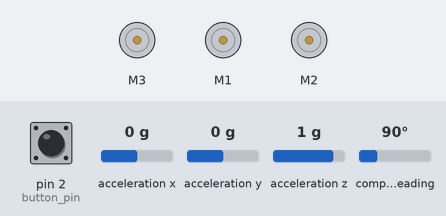
Recording of a sketch running on a simulated Arduino Uno, built with avr-gcc and run on an emulated ATmega328P. Shown: 3 × DC motor (green arrow = forward, orange = backward, longer = faster). Inputs (shaded band) come from the test bench; at power-on: pin 2 (button_pin) LOW, acceleration x 0 g, acceleration y 0 g, acceleration z 1 g, compass heading 90°. What the sketch prints to the serial monitor is not drawn.

Above: at 1.2 s.
1.3 s: pin 2 (button_pin) pulled HIGH for 0.15 s
At 3.3 s:
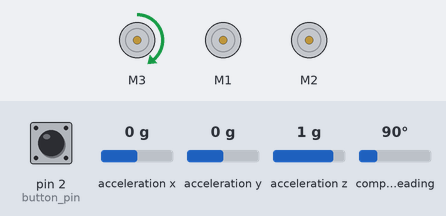
4.4 s: pin 2 (button_pin) pulled HIGH for 3.2 s
At 13.3 s:
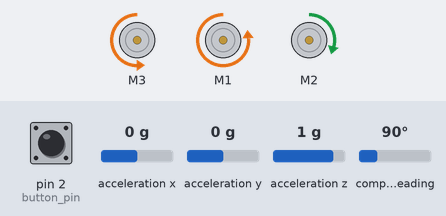
Timing chart, 0 to 29.4 s (numbered marks = the images above; inputs shaded):
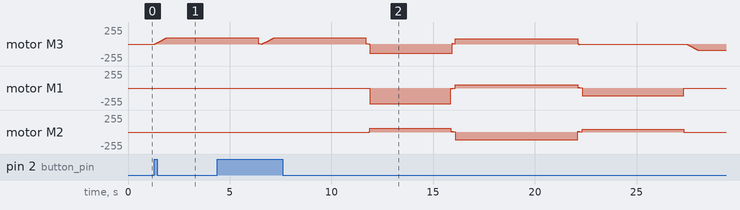

The sketch:

tensegrity_leg_gait.ino
```cpp
/*
 * File name: tensegrity_leg_gait.ino
 * Authors: Erik Jung and Lawrence Ngo
 * Comments: This a tensegrity knee with newly add hip joint. The purpose of this design is to mimic
 *           human gait. At the moment, the design relies soley on timers for movement.
 */


///==========================================================================================================
//Current Version 8: 1 cycle of gait is completed once the button is pressed


/*
 * Include all libraries needed to properly run program
 * Sketch -> Include Library -> Manage Libraries
 */
// ------------------------------------------------------
#include <math.h>
#include <Wire.h>
#include <Adafruit_MotorShield.h>
#include <stdio.h>
#include "utility/Adafruit_MS_PWMServoDriver.h"
#include <Adafruit_Sensor.h>
#include <Adafruit_BNO055.h>
#include <utility/imumaths.h>
// ------------------------------------------------------

/*
 * Define any global or set variables
 */
#define FORCERESISTOR 10000 // value of the resistor in the circuit for calculating force
#define THERMISTORPIN A0 // the pin to connect the sensor
#define STARTPOSITION 0
#define PEAKFLEXIONSTATE 1
#define STATE1 1
#define STATE2 2
#define STATE3 3
#define STATE4 4
#define STATE5 5
#define STATE_FINISHED 6
#define UNFLEXSTATE 2
#define HAMSTRING_MOTOR 3
#define BNO055_SAMPLERATE_DELAY_MS (100) /* Set the delay between fresh samples */


int leg_state;
const int button_pin = 2; // the number of the switch pin
int button_state = 0; // this will change based on the state of the push button status
int flexed_state = 0; // tells us if the leg has flexed
uint8_t i;
unsigned long time; // time might be used by the delay()
//float fact; // dependent on the voltage
float stretchcord_reading; // analog reading for the stretch sensor
float maximum_tension = 2.7; // software set maximum tension in cables compared to the stretchcord_reading
float fully_flexed_angle_tension = 2.2;
float taut_tension = 1.4; // software set tension for when the leg is back to being taught
float force; // force calcuation based off of the stretchcord_reading

int counter = 0;
//float distance = 3200;
float fact = 1.0; // 6V
/*
 * Create the motor shield object with the default I2C address
 * Or, create it with a different I2C address (say for stacking)
 * Adafruit_MotorShield AFMS = Adafruit_MotorShield(0x61);
 */
Adafruit_MotorShield AFMS = Adafruit_MotorShield();
/*
 * Select which 'port' M1, M2, M3, or M4. This is M1
 */
//Creating instances of motor
Adafruit_DCMotor *f_hip_motor = AFMS.getMotor(1);  //hip flex forward motor
Adafruit_DCMotor *b_hip_motor = AFMS.getMotor(2);  //hip flex rear motor
Adafruit_DCMotor *hamstring_motor = AFMS.getMotor(3); // knee flex backwards motor

Adafruit_BNO055 bno = Adafruit_BNO055(55);

//=================================================================
/* Helper functions to make the main code look cleaner:
 * increase, decrease, etc.
 */
//====INCREASE MOTOR SPEED==========================================================
/*
 * NOTE to user: When you see i*(some arbitrary value) just  know that the purpose of
 * that is to slow down the rate at which the motor increases its speed, but the
 * motor will eventually reach it's maximum (the desired speed that the user passed to the
 * increase_motor_speed(...)'s arguments.
*/
void increase_motor_speed(int motor_number, uint8_t motor_direction_f,
                          uint8_t motor_direction_b, int motor_speed) { //( direction, motor)
  switch(motor_number){

    //Flex Hip Forward
    //  Make sure to adjust the rear hip motor accordingly to match the speed of the front motor
    //  to avoid straining the motor
    case 1:
      Serial.print("hip flex forward");
      //The direction of spin depends on the orientation of the motors, either change
      // it here or manually change motor (at your discretion)
      f_hip_motor->run(motor_direction_f); //FORWARD, then backward
      b_hip_motor->run(motor_direction_b); //BACKWARD, then forward
      hamstring_motor->run(motor_direction_f); // mimic the Rear motor, by slowly releasing hamstring

      Serial.print("increasing motor speed");
      for(i=0;i<motor_speed;i++){
       f_hip_motor->setSpeed(i*1.2); //front hip motor pulls forward, adjust speed according to preference
       b_hip_motor->setSpeed(i*.30); //rear hip motor releases simultaneously with front at 30% of the speed inputted
       hamstring_motor->setSpeed(i*.70);//run to slowly enxtend knee forward will flexing hip

       //delay(5);
      }
      break;

    //Flex Hip Backward
    //  Make sure to adjust the front hip motor accordingly to match the speed of the reart motor
    //  to avoid straining the motor
    case 2:
      Serial.print("hip flex backwards");
      b_hip_motor->run(motor_direction_b); //Adjust hip motor if it doesn't release properly
      f_hip_motor->run(motor_direction_f); // Rear motor should always be the opposite of the ront
      hamstring_motor->run(motor_direction_f);// Should be same direction as the front hip,
                                              // if not, then use the rear motors direction
                                              //NOTE: it just depends how the motor are set up.

      Serial.print("increasing motor speed");
      //IF YOU CALL BACKWARD FLEXION, REDUCE SPEED OF FRONT
      //to prevent from tangling messy cable release
        for(i=0;i<motor_speed;i++){
         f_hip_motor->setSpeed(i*.40);//new
         hamstring_motor->setSpeed(i*.65);
         b_hip_motor->setSpeed(i);
      }
      break;

    case 3:
    //Flex Just the Hamstring, Backwards
    //  Make sure to adjust the rear hip motor accordingly to match the speed of the front motor
    //  Make that front hip cable is taught, so just the hamstring will flex.
      Serial.print("knee flex backwards");
      hamstring_motor->run(motor_direction_f);
      Serial.print("increasing motor speed");
      for(i=0;i<motor_speed;i++){
       hamstring_motor->setSpeed(i*.80);
       delay(5);
      }
      break;

    default:
      break;

  }//end of switch
}//end of increase_motor_speed------------------------------------------


//====DECREASE MOTOR SPEED==============================================
//motor speed ranges from 0-255
void decrease_motor_speed(int motor_number, uint8_t motor_direction) {
    switch(motor_number){
    case 1:
    //CHECK TO SEE IF MOTOR DIRECTION HERE MATTERS
    //The direction to slow the motor down is the same as the
    // direction passed in for the increase_motor_speed()
    // just refer to that.
      f_hip_motor->run(motor_direction);
      Serial.print("decreasing front hip motor speed");
      for(i=10; i!=0; i--){
       f_hip_motor->setSpeed(i);
       b_hip_motor->setSpeed(i); //IF YOU CALL FORWARD FLEXION, REDUCE SPEED OF REAR
       delay(5);
      }
      break;

    case 2:
      b_hip_motor->run(motor_direction);
      Serial.print("decreasing back hip motor speed");
      for(i=10; i!=0; i--){
       //new addition
       f_hip_motor->setSpeed(i); // IF YOU CALL BACKWARD FLEXION, REDUCE SPEED OF FRONT MOTOR
       b_hip_motor->setSpeed(i);
       hamstring_motor->setSpeed(i);

       delay(5);
      }
      break;
    case 3:
      hamstring_motor->run(motor_direction);
      Serial.print("decreasing hamstring motor speed");
      for(i=10; i!=0; i--){
       f_hip_motor->setSpeed(i); // IF YOU CALL BACKWARD FLEXION, REDUCE SPEED OF FRONT MOTOR
       b_hip_motor->setSpeed(i);
       hamstring_motor->setSpeed(i);
       delay(5);
      }
      break;
  }//end of switch
}//end of decrease_motor_speed()--------------------------------------


//===FLEX=HIP=========================================================
//Enter Distance(duraction of motor run), desired motor, front motor direction,back motor direction, 0-255)
//(1=>forward, 2=>backwards)
void hip_flex(int distance, int motor_number, uint8_t motor_direction_f, uint8_t motor_direction_b, int motor_speed){

  Serial.println("Flexing hip");
  increase_motor_speed(motor_number,motor_direction_f, motor_direction_b,motor_speed);
  delay(distance*fact);
  decrease_motor_speed(motor_number,motor_direction_f);
  decrease_motor_speed(3, motor_direction_b);
}
//==FLEX=KNEE============================================================================
void knee_flex(int distance, uint8_t motor_direction_f, uint8_t motor_direction_b){
  Serial.println("Flexing knee backwards");
//(int motor_number, uint8_t motor_direction_f, uint8_t motor_direction_b, int motor_speed)
  increase_motor_speed(3, motor_direction_f,motor_direction_b,120);
  delay(distance*fact);
  decrease_motor_speed(3, motor_direction_f);
}//end of knee_flex----------------------------------------------------------------------


//========HIP-Flex-forward-knee-in-place===============//
void knee_inplace(int distance, uint8_t motor_direction_f, uint8_t motor_direction_b, int motor_speed){
      f_hip_motor->run(motor_direction_f);
      b_hip_motor->run(motor_direction_b);
      for(i=0;i<motor_speed;i++){
       f_hip_motor->setSpeed(i*.70); //front hip motor pulls forward.
       b_hip_motor->setSpeed(i*.25); //rear hip motor releases simultaneously with front x2 to increase speed
       //delay(5);
      }
      delay(5000); ///DELAY TO KEEP LEG KNEEING FORWARD 3:26PM
      for(i=100; i!=0; i--){
       //new addition
       f_hip_motor->setSpeed(i*.90); // IF YOU CALL BACKWARD FLEXION, REDUCE SPEED OF FRONT MOTOR
       b_hip_motor->setSpeed(i*.85);
      // delay(5);
      }
}


//====SETUP===================================================

void setup() {
  // put your setup code here, to run once:
  Serial.begin(9600);
//  Serial.println("KNEE Motion Program!");

// initialize control over the keyboard:
//  Keyboard.begin();

  AFMS.begin();  // create with the default frequency 1.6KHz
  //AFMS.begin(1000);  // OR with a different frequency, say 1KHz
  if(!bno.begin())
  {
    /* There was a problem detecting the BNO055 ... check your connections */
    Serial.print("Ooops, no BNO055 detected ... Check your wiring or I2C ADDR!");
    while(1);
  }

  bno.setExtCrystalUse(true);

  hamstring_motor->setSpeed(0); // Set the speed to start, from 0 (off) to 255 (max speed)
  hamstring_motor->run(FORWARD);
  hamstring_motor->run(RELEASE); // turn on motor


  pinMode(button_pin, INPUT); // initialize the switch pin as an input
  //digitalWrite(button_pin, High); //Turn on Internal pull-up
}


//==LOOP======================================================
//============================================================
// Put your main code here to run repeatedly:
void loop() {

  //Time function
  time = millis(); //print time since started in milliseconds
  delay(10); //refreashing time constant

  button_state = digitalRead(button_pin); // read the state of the switch value
  sensors_event_t event;
  bno.getEvent(&event);
//---WALKING-GAIT-ALGORITHM-----------------------------------------------------------------
  if (button_state == HIGH) {
    leg_state = STATE1;
  }
    //====FIRST_STEP=====//
    //flex hamstring to bring knee slightly up
  //RETURN KNEE BACK TO NEUTRAL
  if (leg_state == STATE5) {
    knee_flex(2700, BACKWARD, FORWARD);
    /* Get a new sensor event */
    Serial.print("X: ");
    Serial.print(event.orientation.x, 4);
    Serial.print("\tY: ");
    Serial.print(event.orientation.y, 4);
    Serial.print("\tZ: ");
    Serial.println(event.orientation.z, 4);
    delay(BNO055_SAMPLERATE_DELAY_MS);
    leg_state = STATE_FINISHED;
  }

   // void knee_inplace(int distance, uint8_t motor_direction_f, uint8_t motor_direction_b, int motor_speed){
  if (leg_state == STATE4) {
    knee_inplace(40, BACKWARD,FORWARD,170);
    /* Get a new sensor event */
    Serial.print("X: ");
    Serial.print(event.orientation.x, 4);
    Serial.print("\tY: ");
    Serial.print(event.orientation.y, 4);
    Serial.print("\tZ: ");
    Serial.println(event.orientation.z, 4);
    delay(BNO055_SAMPLERATE_DELAY_MS);
    leg_state = STATE5;
  }
  //====FOLLOW-THROUGH===//
  //    //bring leg back to neutral then past continue swinging back
  if (leg_state == STATE3) {
    hip_flex(6000, 2, FORWARD, BACKWARD, 120);
    /* Get a new sensor event */
    Serial.print("X: ");
    Serial.print(event.orientation.x, 4);
    Serial.print("\tY: ");
    Serial.print(event.orientation.y, 4);
    Serial.print("\tZ: ");
    Serial.println(event.orientation.z, 4);
    delay(BNO055_SAMPLERATE_DELAY_MS);
    leg_state = STATE4;
  }
  //bring hip forward
  //pull front cable  (distance, motor number, f_motor_direction, b_motor_direct, speed)
  if (leg_state == STATE2) {
    hip_flex(4000, 1, BACKWARD, FORWARD,200);  //ORGINALLY 4000 AND 4500 3:26PM
    /* Get a new sensor event */
    bno.getEvent(&event);
    Serial.print("X: ");
    Serial.print(event.orientation.x, 4);
    Serial.print("\tY: ");
    Serial.print(event.orientation.y, 4);
    Serial.print("\tZ: ");
    Serial.println(event.orientation.z, 4);
    delay(BNO055_SAMPLERATE_DELAY_MS);
    leg_state = STATE3;
  }

  if (leg_state == STATE1) {
    knee_flex(4500, FORWARD, BACKWARD);
    /* Get a new sensor event */

    Serial.print("X: ");
    Serial.print(event.orientation.x, 4);
    Serial.print("\tY: ");
    Serial.print(event.orientation.y, 4);
    Serial.print("\tZ: ");
    Serial.println(event.orientation.z, 4);
    delay(BNO055_SAMPLERATE_DELAY_MS);
    delay(10);
    leg_state = STATE2;
  }

  //-------Calling separate file hip_flex_knee in place


//  }//-----------END OF button_state if statement--------!!


}//===================end of loop , END OF PROGRAM=================================
```

Measured:
- after the input at 1.3 s, motor M3: moves from stopped to forward 95/255 over 0.59 s, starting at once
